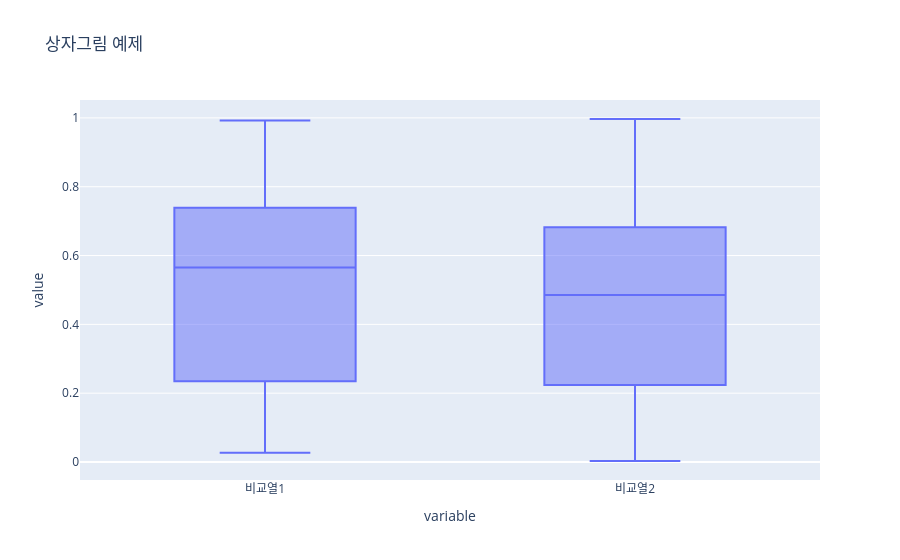

Notebook source saved alongside this figure:
### Code cell
#box 예제

import plotly.express as px
import pandas as pd
import numpy as np

df = pd.DataFrame({
    "비교열1" : np.random.rand(100),
    "비교열2" : np.random.rand(100)
})

fig = px.box(
    df,
    y=["비교열1", "비교열2"],
    title="상자그림 예제"
)

fig.show()

### Figure 1 — Plotly figure (JSON) as saved in the notebook; plotly's stock layout.template omitted (floating-point values rounded to 4 significant figures; data arrays with more than 128 entries replaced by an {"elided": "..."} marker saying what was removed)
{"data": [{"alignmentgroup": "True", "hovertemplate": "variable=%{x}<br>value=%{y}<extra></extra>", "legendgroup": "", "marker": {"color": "#636efa"}, "name": "", "notched": false, "offsetgroup": "", "orientation": "v", "showlegend": false, "type": "box", "x": {"elided": "200 str values"}, "x0": " ", "xaxis": "x", "y": {"elided": "200 float values"}, "y0": " ", "yaxis": "y"}], "layout": {"boxmode": "group", "legend": {"tracegroupgap": 0}, "title": {"text": "상자그림 예제"}, "xaxis": {"anchor": "y", "domain": [0, 1], "title": {"text": "variable"}}, "yaxis": {"anchor": "x", "domain": [0, 1], "title": {"text": "value"}}}}
